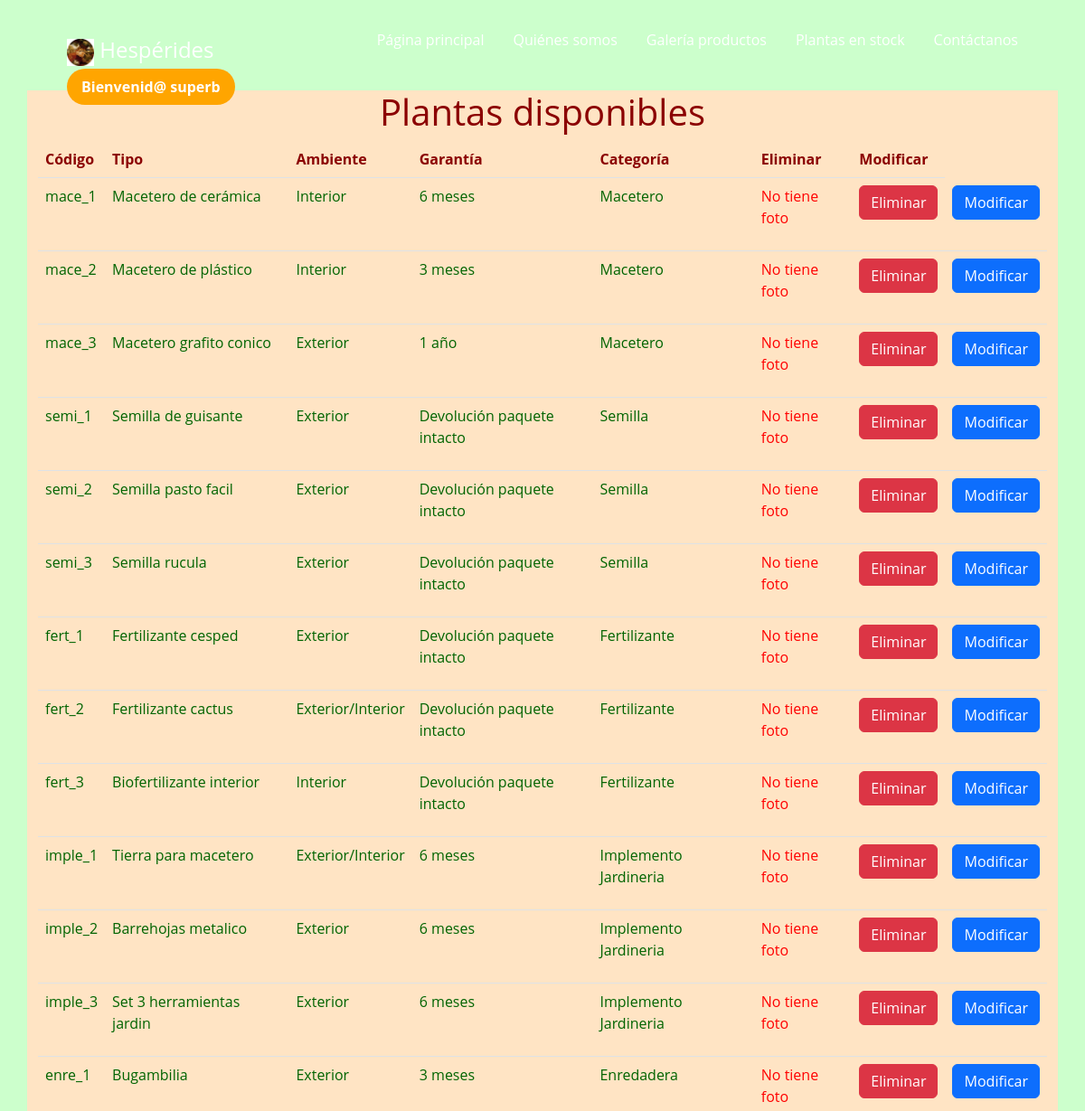
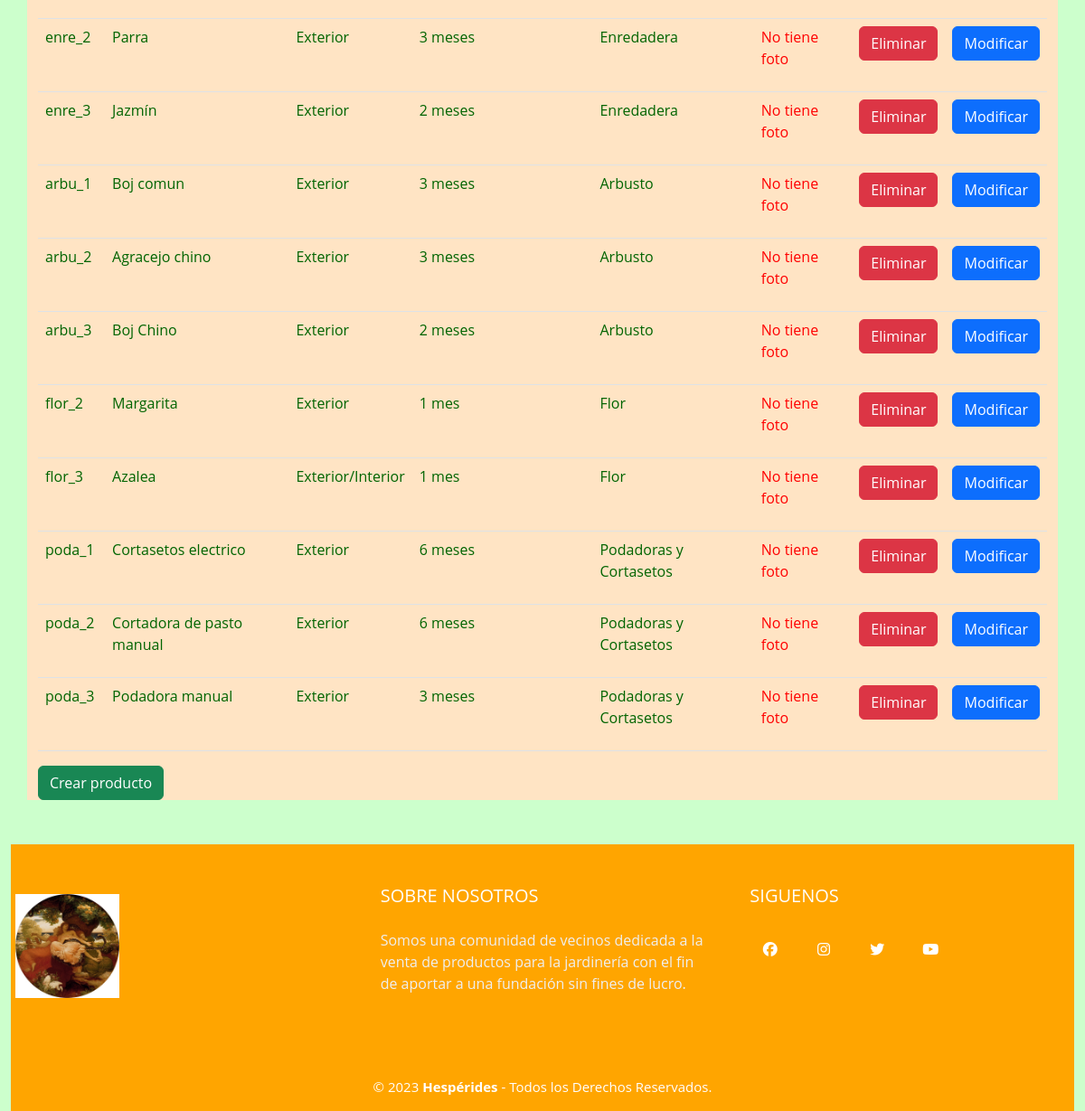
The app's page /plantas/ (signed in) with its own data (2 pictures, top to bottom).
### plantas/models.py (models this page shows, shortened)
class Planta(models.Model):
    codigo = models.CharField(primary_key=True, max_length=8, verbose_name="Codigo")
    tipo = models.CharField(max_length=50, blank=True, verbose_name="Tipo")
    ambiente = models.CharField(max_length=50, blank=True, verbose_name="Ambiente")
    garantia = models.CharField(max_length=50, blank=True, verbose_name="Garantia")
    imagen = models.ImageField(upload_to="imagenes", null=True, blank=True, verbose_name="Imagen")
    categoria = models.ForeignKey(Categoria, on_delete=models.CASCADE, verbose_name="Categoria")

class Categoria(models.Model):
    idCategoria = models.IntegerField(primary_key=True, verbose_name="Id de Categoría")
    nombreCategoria = models.CharField(max_length=50, blank=True, verbose_name="Nombre de Categoría")
    def __str__(self):
        return self.nombreCategoria

### plantas/views.py (the view)
# urls.py: path('', include('plantas.urls')),
def plantas(request):
    plantas = Planta.objects.raw('Select * from plantas_planta')
    datos={
        'plantitas':plantas
    }
    return render(request, 'plantas.html', datos)

### plantas/templates/plantas.html (shortened to what this page needs)
<!DOCTYPE html>
<html lang="en">
<head>
    {% load static %}
    {% load bootstrap5 %}
    {% bootstrap_css %}
    <link href="{% static 'css/bootstrap.min.css' %}" type="text/css" rel="stylesheet">
    <link rel="stylesheet" href="{% static 'css/estilos.css' %}">
    <link rel="stylesheet" href="{% static 'css/estilostabla.css' %}">
    <link rel="stylesheet" href="https://cdnjs.cloudflare.com/ajax/libs/font-awesome/6.2.1/css/all.min.css"
>
</head>
<body>
    {% block content %}
    <div class="container">
        <header>
          <div class="navbar">
              <div class="logo">
                  <img src="{% static 'img/logo.jpg' %}" alt="hesper" width="30" height="30">
                  Hespérides</div>
              <ul class="links">
                <li><a href="{% url 'index' %}">Página principal</a></li>
                <li><a href="{% url 'nosotros' %}">Quiénes somos</a></li>
                <li><a href="{% url 'galeria' %}">Galería productos</a></li>
                <li><a href="{% url 'plantas' %}">Plantas en stock</a></li>
                <li><a href="{% url 'contacto' %}">Contáctanos</a></li>
              </ul>
              <a href="#" class="action-btn">Bienvenid@ {{user.username}}</a>
          </div>
        </header>
    </div>
        <div class="container-fluid" style="padding: 10px 15px; margin-top: 10px; margin-bottom: 15px;">
            <div class="container" id="tablaplantas">
                <h1 style="text-align: center; color: darkred;">
                    Plantas disponibles</h1>
                <table class="table" id="tablaprod">
                    <thead>
                        <tr>
                        <th id="tipoatributo">Código</th>
                        <th id="tipoatributo">Tipo</th>
                        <th id="tipoatributo">Ambiente</th>
                        <th id="tipoatributo">Garantía</th>
                        <th id="tipoatributo">Categoría</th>
                        <th id="tipoatributo">Eliminar</th>
                        <th id="tipoatributo">Modificar</th>
                        </tr>
                    </thead>
                    <tbody>
                        {% for planta in plantitas %}
                        <tr>
                            <td id="atributo">{{planta.codigo}}</td>
                            <td id="atributo">{{planta.tipo}}</td>
                            <td id="atributo">{{planta.ambiente}}</td>
                            <td id="atributo">{{planta.garantia}}</td>
                            <td id="atributo">{{planta.categoria}}</td>
                            {% if vehiculo.imagen %}
                                <td>
                                    <img src="{{ vehiculo.imagen.url }}" style="width: 35px; height: 35px;">
                                </td>
                            {% else %}
                                <td>
                                    <p style="color: red;">No tiene foto</p>
                                </td>
                            {% endif %}
                            <td><a href="{% url 'eliminar' planta.codigo %}" class="btn btn-danger">Eliminar</a></td>
                            <td><a href="{% url 'modificar' planta.codigo %}" class="btn btn-primary">Modificar</a></td>
                        </tr>
                        {% endfor %}
                    </tbody>
                </table>
                <a href="{% url 'crear' %}" class="btn btn-success">Crear producto</a>
            </div><br>
        </div>
        <div class="container-fluid">
            <footer class="pie-pagina">
                <div class="grupo-1">
                  <div class="box">
                    <figure>
                      <a href="#">
                        <img src="{% static 'img/logo.jpg' %}" alt="logo hesperides" id="logofooter">
                      </a>
                    </figure>
                  </div>
                  <div class="box">
                    <h2>SOBRE NOSOTROS</h2>
                    <p>Somos una comunidad de vecinos dedicada a la venta de productos para la jardinería
                      con el fin de aportar a una fundación sin fines de lucro.
                    </p>
                  </div>
                  <div class="box">
                    <h2>SIGUENOS</h2>
                    <div class="red-social">
                      <a href="#" class="fa fa-facebook"></a>
                      <a href="#" class="fa fa-instagram"></a>
                      <a href="#" class="fa fa-twitter"></a>
                      <a href="#" class="fa fa-youtube"></a>
                    </div>
                  </div>
                </div>
                <div class="grupo-2">
                  <small>&copy; 2023 <b>Hespérides</b> - Todos los Derechos Reservados.</small>
                </div>
            </footer>
          </div>
          <link rel="stylesheet" href="https://cdnjs.cloudflare.com/ajax/libs/font-awesome/6.2.1/css/all.min.css"
>
    {% endblock content %}
</body>
</html>

### plantas/static/css/estilos.css (style rules this page uses)
* { margin: 0; padding: 0; box-sizing: border-box; font-family: 'Open Sans', sans-serif; }
body { height: 100vh; background-color:#ccffcc; background-image: url('https://wallpapers-fenix.eu/full/180814/185942519.jpg'); background-size: cover; background-position: center; align-items: center; padding-top: 20px; padding-bottom: 20px; }
li { list-style: none; }
a { text-decoration: none; color:#fff; font-size: 1rem; }
.logo { color: #fff; text-decoration: none; font-size: 1.5rem; }
header { position: relative; padding: 0 2rem; }
.navbar { width: 100%; height: 60px; max-width: 1200px; margin:0 auto; display:flex; align-items: center; justify-content: space-between; }
.navbar .links { display: flex; gap: 2rem; }
.action-btn { background-color: orange; color: #fff; padding:0.5rem 1rem; border: none; outline: none; border-radius: 20px; font-size: 1rem; font-weight: bold; cursor: pointer; }
.pie-pagina { width: 100%; background-color: orange; }
.pie-pagina .grupo-1 { width: 100%; max-width: 1200px; margin: auto; display: grid; grid-template-columns: repeat(3, 1fr); grid-gap: 50px; padding: 45px 0px; }
.pie-pagina .grupo-1 .box figure { width: 100%; height: 100%; display: flex; justify-content: left; align-items: left; }
.pie-pagina .grupo-1 .box figure img { width: 250px; }
.pie-pagina .grupo-1 .box h2 { color: #fff; margin-bottom: 25px; font-size: 20px; }
.pie-pagina .grupo-1 .box p { color:#efefef; margin-bottom: 10px; }
.pie-pagina .grupo-1 .red-social a { display: inline-block; text-decoration: none; width: 45px; height: 45px; line-height: 45px; color:#fff; margin-right: 10px; background-color: orange; text-align: center; transition: all 300ms ease; }
.pie-pagina .grupo-2 { background-color: orange; padding: 15px 10px; text-align: center; color: #fff; }
.pie-pagina .grupo-2 small { font-size: 15px; }
#logofooter { max-width: 125px; float: left; padding: 10px 5px; }

### plantas/static/css/estilostabla.css (style rules this page uses)
#tipoatributo { color: darkred; font-weight: bolder; }
#tablaplantas { background-color: bisque; }
#atributo { color: darkgreen; }

### records on screen
Planta: codigo "mace_1", tipo "Macetero de cerámica", ambiente "Interior", garantia "6 meses", categoria "Macetero"
Planta: codigo "mace_2", tipo "Macetero de plástico", ambiente "Interior", garantia "3 meses", categoria "Macetero"
Planta: codigo "mace_3", tipo "Macetero grafito conico", ambiente "Exterior", garantia "1 año", categoria "Macetero"
Planta: codigo "semi_1", tipo "Semilla de guisante", ambiente "Exterior", garantia "Devolución paquete intacto", categoria "Semilla"
Planta: codigo "semi_2", tipo "Semilla pasto facil", ambiente "Exterior", garantia "Devolución paquete intacto", categoria "Semilla"
Planta: codigo "semi_3", tipo "Semilla rucula", ambiente "Exterior", garantia "Devolución paquete intacto", categoria "Semilla"
Planta: codigo "fert_1", tipo "Fertilizante cesped", ambiente "Exterior", garantia "Devolución paquete intacto", categoria "Fertilizante"
Planta: codigo "fert_2", tipo "Fertilizante cactus", ambiente "Exterior/Interior", garantia "Devolución paquete intacto", categoria "Fertilizante"
Planta: codigo "fert_3", tipo "Biofertilizante interior", ambiente "Interior", garantia "Devolución paquete intacto", categoria "Fertilizante"
Planta: codigo "imple_1", tipo "Tierra para macetero", ambiente "Exterior/Interior", garantia "6 meses", categoria "Implemento Jardineria"
Planta: codigo "imple_2", tipo "Barrehojas metalico", ambiente "Exterior", garantia "6 meses", categoria "Implemento Jardineria"
Planta: codigo "imple_3", tipo "Set 3 herramientas jardin", ambiente "Exterior", garantia "6 meses", categoria "Implemento Jardineria"
Planta: codigo "enre_1", tipo "Bugambilia", ambiente "Exterior", garantia "3 meses", categoria "Enredadera"
Planta: codigo "enre_2", tipo "Parra", ambiente "Exterior", garantia "3 meses", categoria "Enredadera"
Planta: codigo "enre_3", tipo "Jazmín", ambiente "Exterior", garantia "2 meses", categoria "Enredadera"
Planta: codigo "arbu_1", tipo "Boj comun", ambiente "Exterior", garantia "3 meses", categoria "Arbusto"
Planta: codigo "arbu_2", tipo "Agracejo chino", ambiente "Exterior", garantia "3 meses", categoria "Arbusto"
Planta: codigo "arbu_3", tipo "Boj Chino", ambiente "Exterior", garantia "2 meses", categoria "Arbusto"
Planta: codigo "flor_2", tipo "Margarita", ambiente "Exterior", garantia "1 mes", categoria "Flor"
Planta: codigo "flor_3", tipo "Azalea", ambiente "Exterior/Interior", garantia "1 mes", categoria "Flor"
Planta: codigo "poda_1", tipo "Cortasetos electrico", ambiente "Exterior", garantia "6 meses", categoria "Podadoras y Cortasetos"
Planta: codigo "poda_2", tipo "Cortadora de pasto manual", ambiente "Exterior", garantia "6 meses", categoria "Podadoras y Cortasetos"
Planta: codigo "poda_3", tipo "Podadora manual", ambiente "Exterior", garantia "3 meses", categoria "Podadoras y Cortasetos"

### other values on screen
{{ user.username }} "superb"
